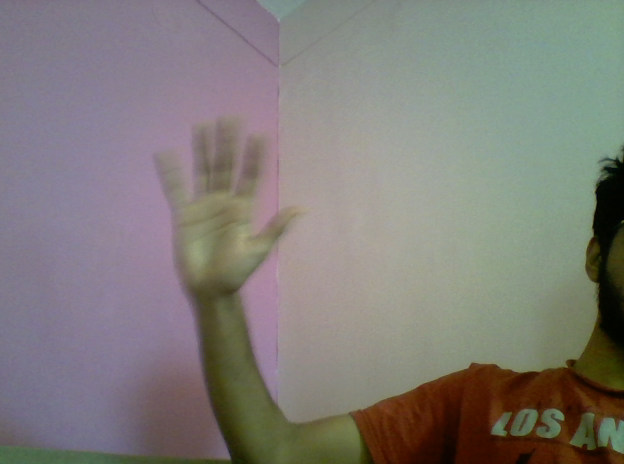
#> input picture new.png, 624 x 464 px
$ python image_registration.py
#> lines starting #> are read from the running program, lines starting #| are printed output that depends on the picture
import cv2
import numpy as np

img1_color = cv2.imread("new.png")
#> img1_color is the input picture: shape (464, 624, 3); mean B, G, R 120.3, 124.6, 128.1
img2_color = cv2.imread("road.jpeg")
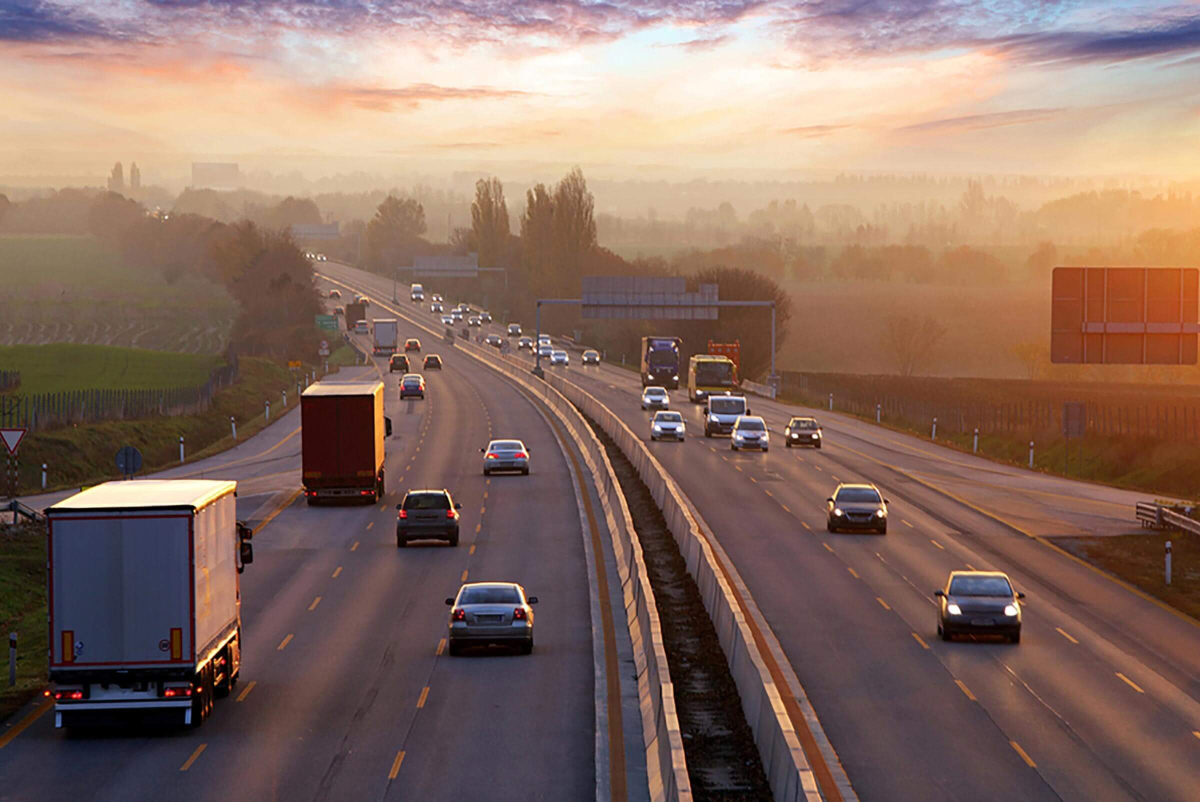
#> input picture road.jpeg, 2400 x 1603 px (shown at 1/2 size)
#> img2_color is the input picture: shape (1603, 2400, 3); mean B, G, R 98.4, 109.4, 136.3

img1 = cv2.cvtColor(img1_color, cv2.COLOR_BGR2GRAY)
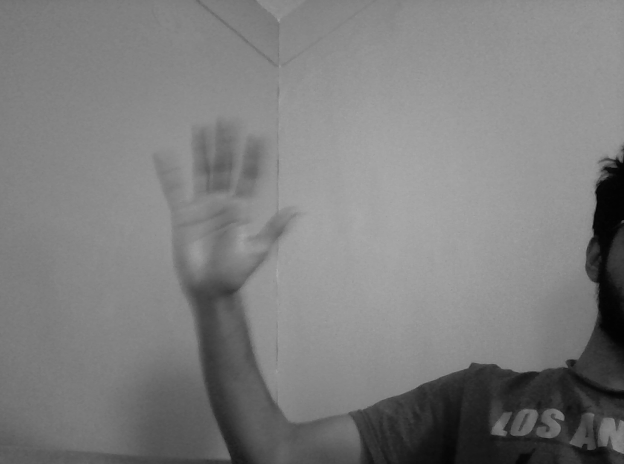
#> img1: shape (464, 624); min 2, max 170, mean 125.1
img2 = cv2.cvtColor(img2_color, cv2.COLOR_BGR2GRAY)
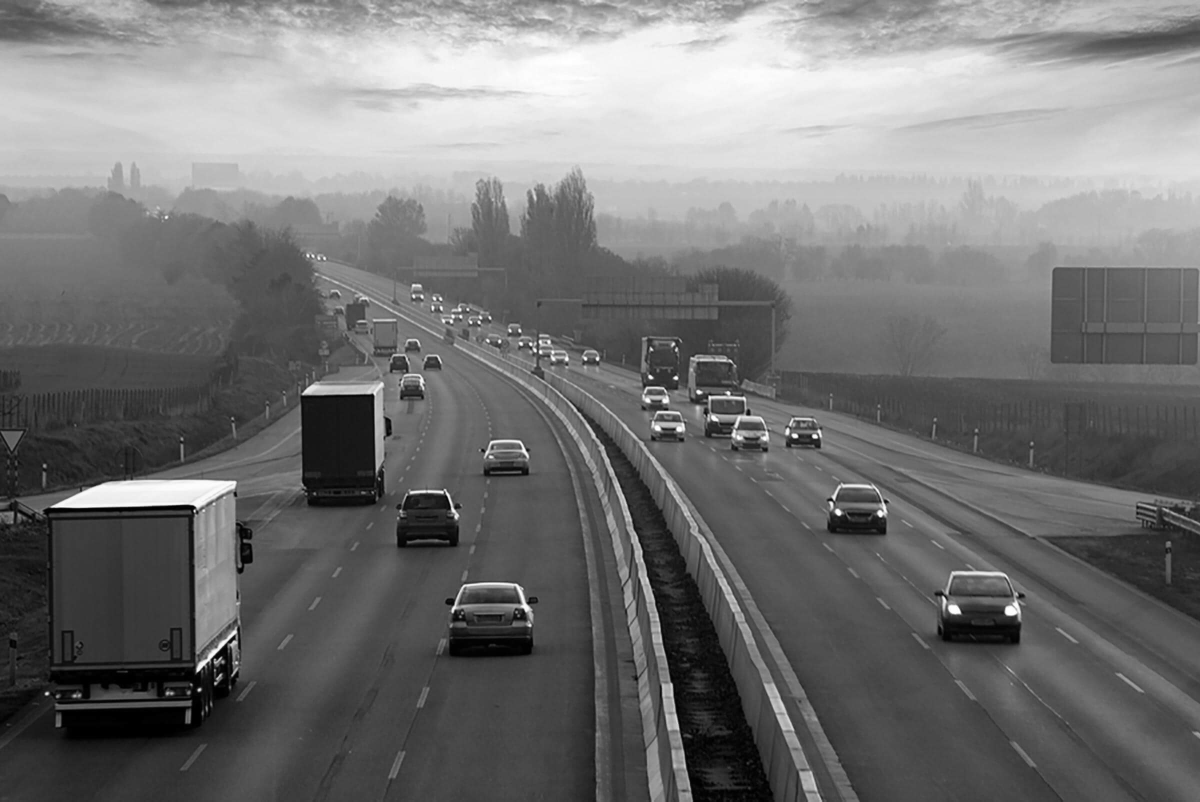
#> img2: shape (1603, 2400) (shown at 1/2 size); min 0, max 255, mean 116.2
height, width = img2.shape
#> height = 1603; width = 2400

orb_detector = cv2.ORB_create(5000)

kp1, d1 = orb_detector.detectAndCompute(img1, None)
#> kp1 = 87 keypoints; strongest (x, y, size): (563, 418, 31), (562, 418, 44.6), (569, 361, 53.6), (472, 363, 31)
kp2, d2 = orb_detector.detectAndCompute(img2, None)
#> kp2 = 5000 keypoints; strongest (x, y, size): (387, 1016, 53.6), (1630, 873, 64.3), (2014, 1218, 111.1), (386, 1014, 64.3)

matcher = cv2.BFMatcher(cv2.NORM_HAMMING, crossCheck = True)

matches = matcher.match(d1, d2)
#> matches = 58 matches
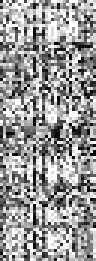
#> d1: shape (87, 32) (shown 3 times larger); min 0, max 255, mean 153.6

#> (the run stopped early here; a loop or call above may not have finished)
